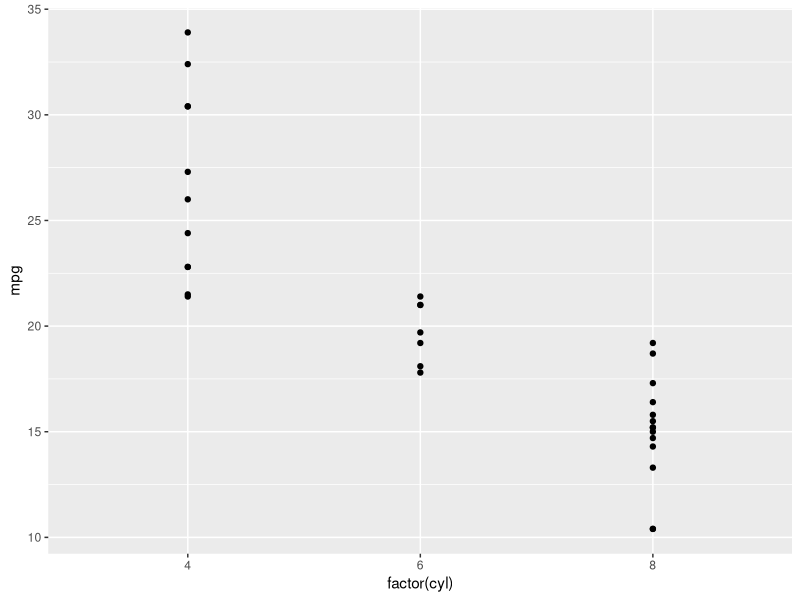
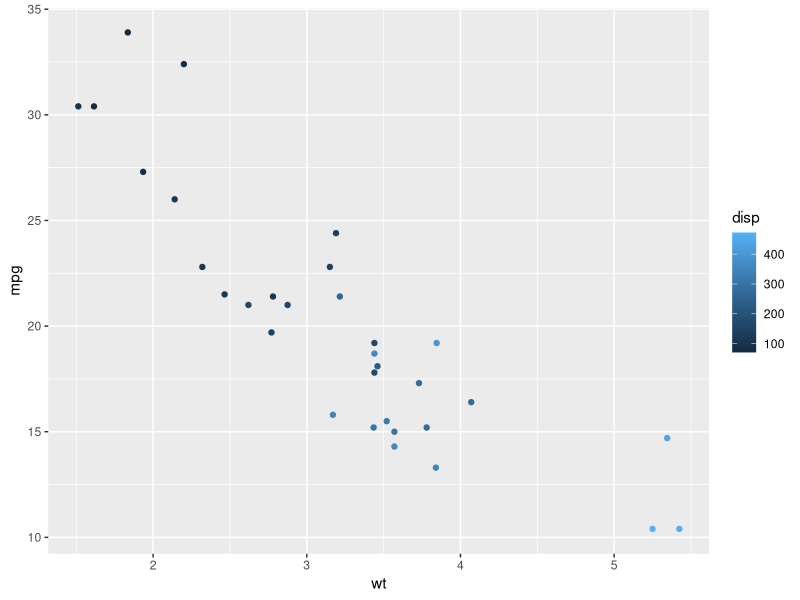
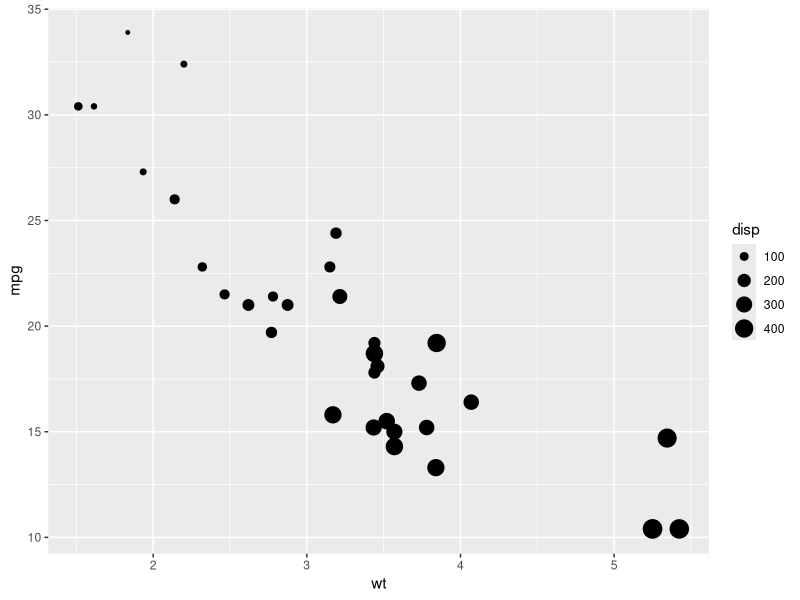
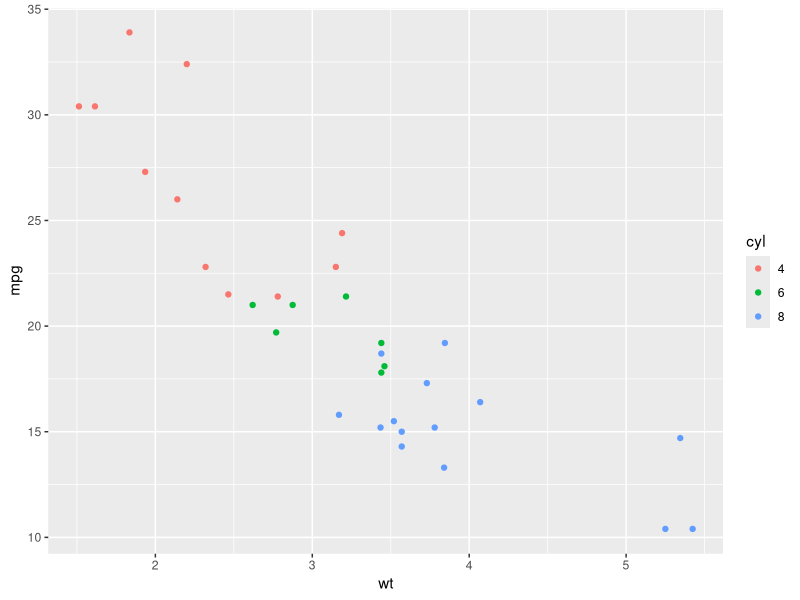
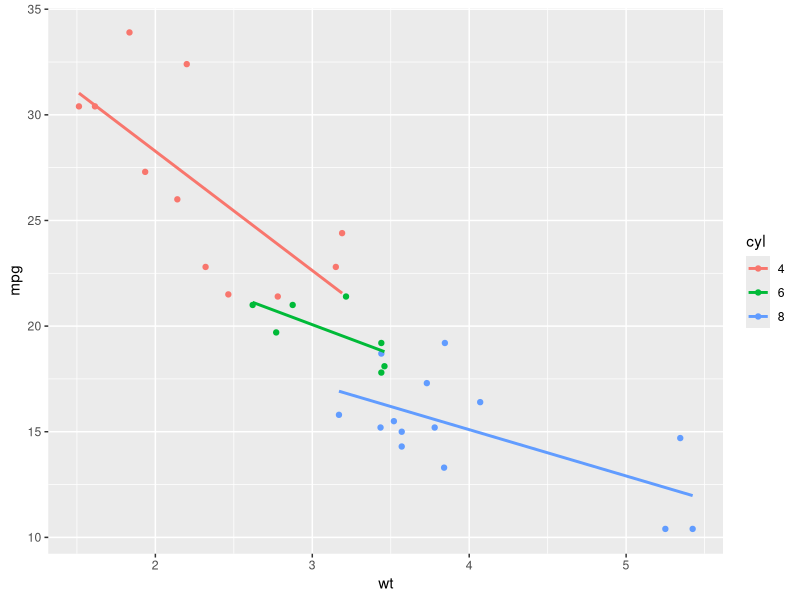
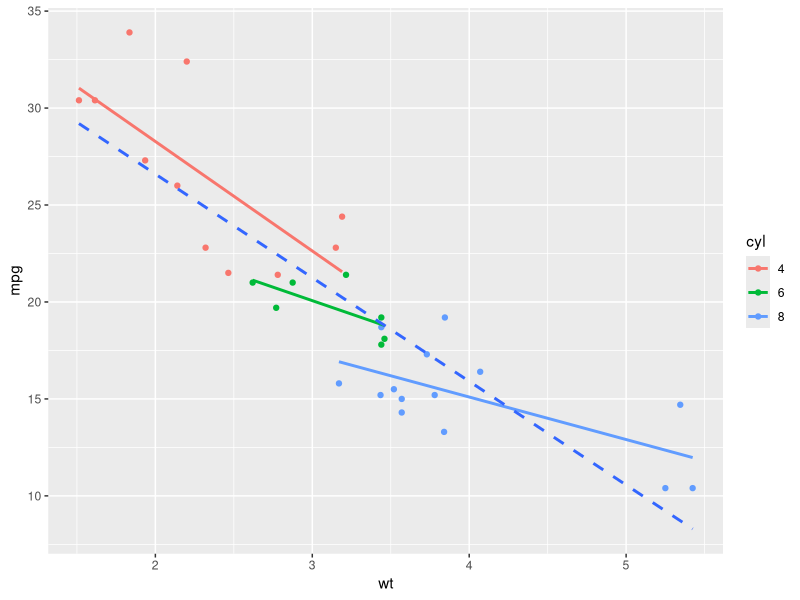
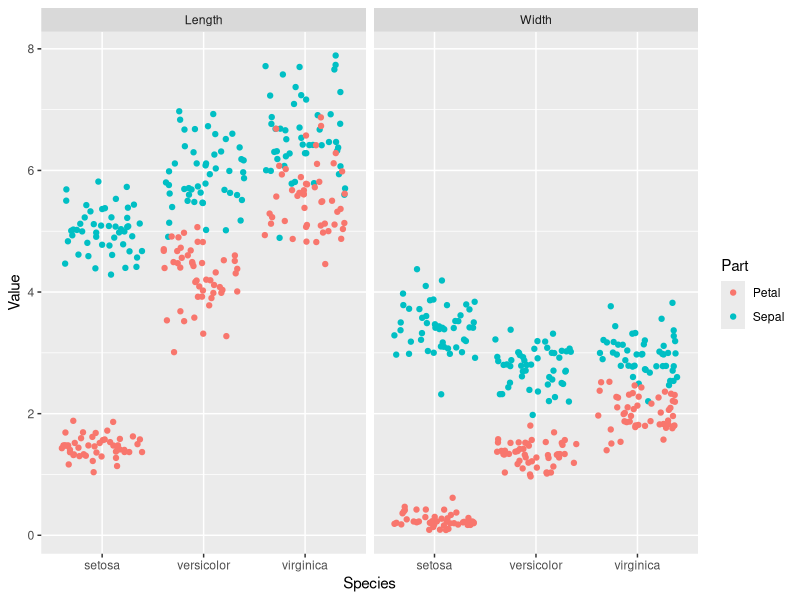
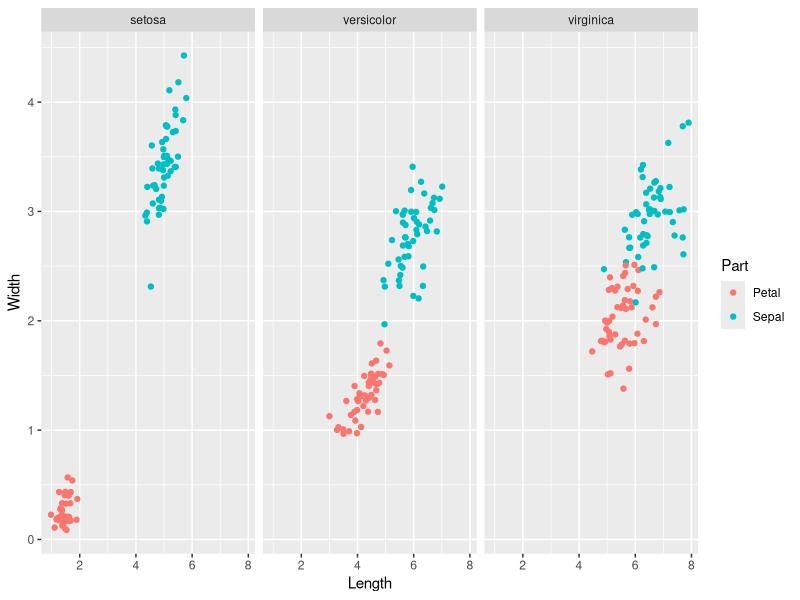

These figures' R source, in order: (Note: this script raises an error after producing the figures.)
## ---- chunk 1
knitr::opts_chunk$set(echo = TRUE)
## ---- chunk 2
library(ggplot2)
library(dplyr)
library(lubridate)
library(readr)
## ---- chunk 3
# Change the command below so that cyl is treated as factor
ggplot(mtcars, aes(x = factor(cyl), y = mpg)) +
geom_point()
## ---- chunk 4
par(mfrow=c(1,2))
ggplot(mtcars, aes(x = wt, y = mpg, color = disp)) +
  geom_point()

ggplot(mtcars, aes(x = wt, y = mpg, size = disp)) +
  geom_point()

## ---- chunk 5
# Convert cyl to factor
mtcars$cyl <- as.factor(mtcars$cyl)

# Plot 1: add geom_point() to this command to create a scatter plot
ggplot(mtcars, aes(x = wt, y = mpg, col = cyl)) +
  geom_point()

# Plot 2: include the lines of the linear models, per cyl
ggplot(mtcars, aes(x = wt, y = mpg, col = cyl)) +
  geom_point() +
  geom_smooth(method = "lm", se = FALSE)

# Plot 3: include a lm for the entire dataset in its whole
ggplot(mtcars, aes(x = wt, y = mpg, col = cyl)) +
  geom_point() +
  geom_smooth(method = "lm", se = FALSE) +
  geom_smooth(aes(group = 1), method = "lm", se = FALSE, linetype = 2)
## ---- chunk 6
library(tidyr)
iris.tidy <- iris %>%
  gather(key, Value, -Species) %>%
  separate(key, c("Part", "Measure"), "\\.")

# Add column with unique ids (don't need to change)
iris$Flower <- 1:nrow(iris)
iris.wide <- iris %>%
  gather(key, value, -Species, -Flower) %>%
  separate(key, c("Part", "Measure"), "\\.") %>%
  spread("Measure", value)
## ---- chunk 7
ggplot(iris.tidy, aes(x = Species, y = Value, col = Part)) +
  geom_jitter() +
  facet_grid(. ~ Measure)

ggplot(iris.wide, aes(x = Length, y = Width, color = Part)) +
  geom_jitter() +
  facet_grid(. ~ Species)
## ---- chunk 8
# Dot plot with jittering
ggplot(diamonds, aes(x = clarity, y = carat, color = price)) +
  geom_point(alpha = 0.5, position = "jitter")

ggplot(mtcars, aes(x = cyl, y = wt)) +
  geom_point(position = position_jitter(.1))
## ---- chunk 9
posn_d <- position_dodge(width=.2)
ggplot(mtcars, aes(x = cyl, fill = factor(am))) +
  geom_bar(position = posn_d)+
  scale_fill_brewer(palette = "Set1") #for more detail ?brewer.pal

ggplot(mtcars, aes(mpg,fill=factor(cyl))) +
  geom_histogram(binwidth = 1,position="identity")

ggplot(mtcars, aes(mpg,col=factor(cyl))) +
  geom_freqpoly(binwidth = 1,position="identity")

ggplot(Vocab, aes(x = factor(education), fill = factor(vocabulary))) +
  geom_bar(position="fill") +
  scale_fill_brewer()

# Definition of a set of blue colors
blues <- brewer.pal(9, "Blues") # from the RColorBrewer package
# 1 - Make a color range using colorRampPalette() and the set of blues
blue_range <- colorRampPalette(blues)
# 2 - Use blue_range to adjust the color of the bars, use scale_fill_manual()
ggplot(Vocab, aes(x = education, fill = vocabulary)) +
  geom_bar(position = "fill") +
  scale_fill_manual(values=blue_range(11))

## ---- chunk 10
# Expand the following command with geom_rect() to draw the recess periods
ggplot(economics, aes(x = date, y = unemploy/pop)) +
  geom_rect(data = recess,
         aes(xmin = begin, xmax = end, ymin = -Inf, ymax = +Inf),
         inherit.aes = FALSE, fill = "red", alpha = 0.2) +
  geom_line()

## ---- chunk 11
# 3 - Take plot 2, map Diet onto col.
ggplot(ChickWeight, aes(x = Time, y = weight,col=Diet)) +
  geom_line(aes(group = Chick))


# 4 - Take plot 3, add geom_smooth()
ggplot(ChickWeight, aes(x = Time, y = weight,col=Diet)) +
  geom_smooth(lwd=2,se=F)+
  geom_line(aes(group = Chick),alpha=.3) 
## ---- chunk 12
# titanic is avaliable in your workspace
# 1 - Check the structure of titanic
str(titanic)

# 2 - Use ggplot() for the first instruction
ggplot(titanic, aes(x = Pclass, fill = Sex)) +
  geom_bar(position = "dodge")

# 3 - Plot 2, add facet_grid() layer
ggplot(titanic, aes(x = Pclass, fill = Sex)) +
  geom_bar(position = "dodge") +
  facet_grid(.~Survived)

# 4 - Define an object for position jitterdodge, to use below
posn.jd <- position_jitterdodge(0.5, 0, 0.6)

# 5 - Plot 3, but use the position object from instruction 4
ggplot(titanic, aes(x = Pclass,y=Age, col = Sex)) +
  geom_point(size=3,alpha=.5, position = posn.jd) +
  facet_grid(.~Survived)

## ---- chunk 13
# Plot 1: change the LOESS span
ggplot(mtcars, aes(x = wt, y = mpg)) +
  geom_point() +
  # Add span below
  geom_smooth(se = F, span=.7)

# Plot 2: Set the overall model to LOESS and use a span of 0.7
ggplot(mtcars, aes(x = wt, y = mpg, col = factor(cyl))) +
  geom_point() +
  stat_smooth(method = "lm", se = F) +
  # Change method and add span below
  stat_smooth(method = "loess", aes(group = 1),
              se = F, col = "black", span=.7)

# Plot 3: Set col to "All", inside the aes layer of stat_smooth()
ggplot(mtcars, aes(x = wt, y = mpg, col = factor(cyl))) +
  geom_point() +
  stat_smooth(method = "lm", se = F) +
  stat_smooth(method = "loess",
              # Add col inside aes()
              aes(group = 1,col="All"),
              # Remove the col argument below
              se = F, span = 0.7)

# Plot 4: Add scale_color_manual to change the colors
myColors <- c(brewer.pal(3, "Dark2"), "black")
ggplot(mtcars, aes(x = wt, y = mpg, col = factor(cyl))) +
  geom_point() +
  stat_smooth(method = "lm", se = F, span = 0.75) +
  stat_smooth(method = "loess",
              aes(group = 1, col="All"),
              se = F, span = 0.7) +
  # Add correct arguments to scale_color_manual
  scale_color_manual("Cylinders",values=myColors)
## ---- chunk 14
# Plot 1: Jittered scatter plot, add a linear model (lm) smooth:
ggplot(Vocab, aes(x = education, y = vocabulary)) +
  geom_jitter(alpha = 0.2)+
  stat_smooth(method="lm",se=F)


# Plot 2: Only lm, colored by year
ggplot(Vocab, aes(x = education, y = vocabulary,col=factor(year))) +
  stat_smooth(method="lm",se=F)

# Plot 3: Set a color brewer palette
ggplot(Vocab, aes(x = education, y = vocabulary,col=factor(year))) +
  stat_smooth(method="lm",se=F)+
  scale_color_brewer()

# Plot 4: Add the group, specify alpha and size
ggplot(Vocab, aes(x = education, y = vocabulary, group=factor(year), col = year)) +
  stat_smooth(method = "lm", se = F, alpha=.6, size=2) +
  scale_color_gradientn(colors = brewer.pal(9,"YlOrRd"))
## ---- chunk 15
library(Hmisc)
# Convert cyl and am to factors:
mtcars$cyl <- as.factor(mtcars$cyl)
mtcars$am <- as.factor(mtcars$am)

# Define positions:
posn.d <- position_dodge(width=.1)
posn.jd <-position_jitterdodge(jitter.width=.1,dodge.width=.2)
posn.j <- position_jitter(width=.2)

# base layers:
wt.cyl.am <-ggplot(mtcars,aes(cyl,wt,col=am,fill=am, group=am))
# Plot 1: Jittered, dodged scatter plot with transparent points
wt.cyl.am +
  geom_point(position = posn.jd, alpha = 0.6)

# Plot 2: Mean and SD - the easy way
wt.cyl.am +
  geom_point(position = posn.jd, alpha = 0.6)+
  stat_summary(fun.data=mean_sdl,fun.args=list(mult=1),position=posn.d)



# Plot 3: Mean and 95% CI - the easy way
wt.cyl.am +
  geom_point(position = posn.jd, alpha = 0.6)+
  stat_summary(fun.data=mean_cl_normal,position=posn.d)


# Plot 4: Mean and SD - with T-tipped error bars - fill in ___
wt.cyl.am +
  stat_summary(geom = "point", fun.y = mean,
               position = posn.d) +
  stat_summary(geom = "errorbar", fun.data = mean_sdl,
               position = posn.d, fun.args = list(mult = 1), width = 0.1)
